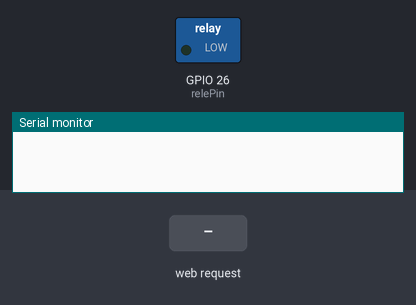
This program was run on a simulated ESP32. Shown: switched loads named in the program (green lamp = pin HIGH), the last lines printed to the serial monitor. The inputs (shaded band) are chosen by the test bench. WiFi joins after 1.5 s; servers stay silent unless stated.

Above: at 1.2 s.
1.3 s: HTTP request GET /sock1/start received
At 1.8 s:
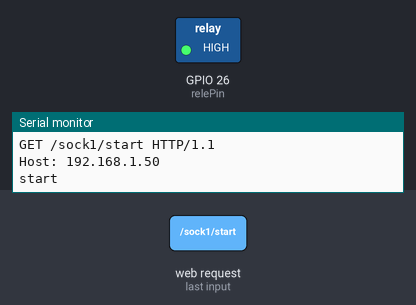
Timing chart, 0 to 4.3 s (numbered marks = the images above; inputs shaded):
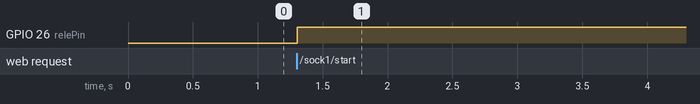

The program:

main.cpp
```cpp
#include <Arduino.h>
#include "WiFi.h"
#include <WebServer.h>


const char* ssid = "SSID";
const char* password = "Pass";


WiFiServer server(80);
String header;


const int relePin = 26;


uint32_t timer = 0;
#define T_PERIOD 165000


void setup() {
  pinMode(relePin, OUTPUT);
  digitalWrite(relePin, LOW);

  Serial.begin(9600);
  WiFi.begin(ssid, password);
  server.begin();
}


void loop() {
  WiFiClient client = server.available();
  if (client) {
    Serial.println("New Client.");
    String currentLine = "";
    while (client.connected()) {
      if (client.available()) {
        char c = client.read();
        Serial.write(c);
        header += c;
        if (c == '\n') {
          if (currentLine.length() == 0) {
            client.println("HTTP/1.1 200 OK");
            client.println();
            if (header.indexOf("GET /sock1/start") >= 0) {
              client.stop();
              Serial.println("start");
              digitalWrite(relePin, HIGH);
              delay(T_PERIOD);
              Serial.println("stop");
              digitalWrite(relePin, LOW);
            }
            client.println();
            break;
          } else {
            currentLine = "";
          }
        } else if (c != '\r') {
          currentLine += c;
        }
      }
    }
    header = "";
    client.stop();
    Serial.println("Client disconnected.");
    Serial.println("");
  }
}
```

Measured:
- after the input at 1.3 s, GPIO 26 (relePin): LOW → HIGH at once
